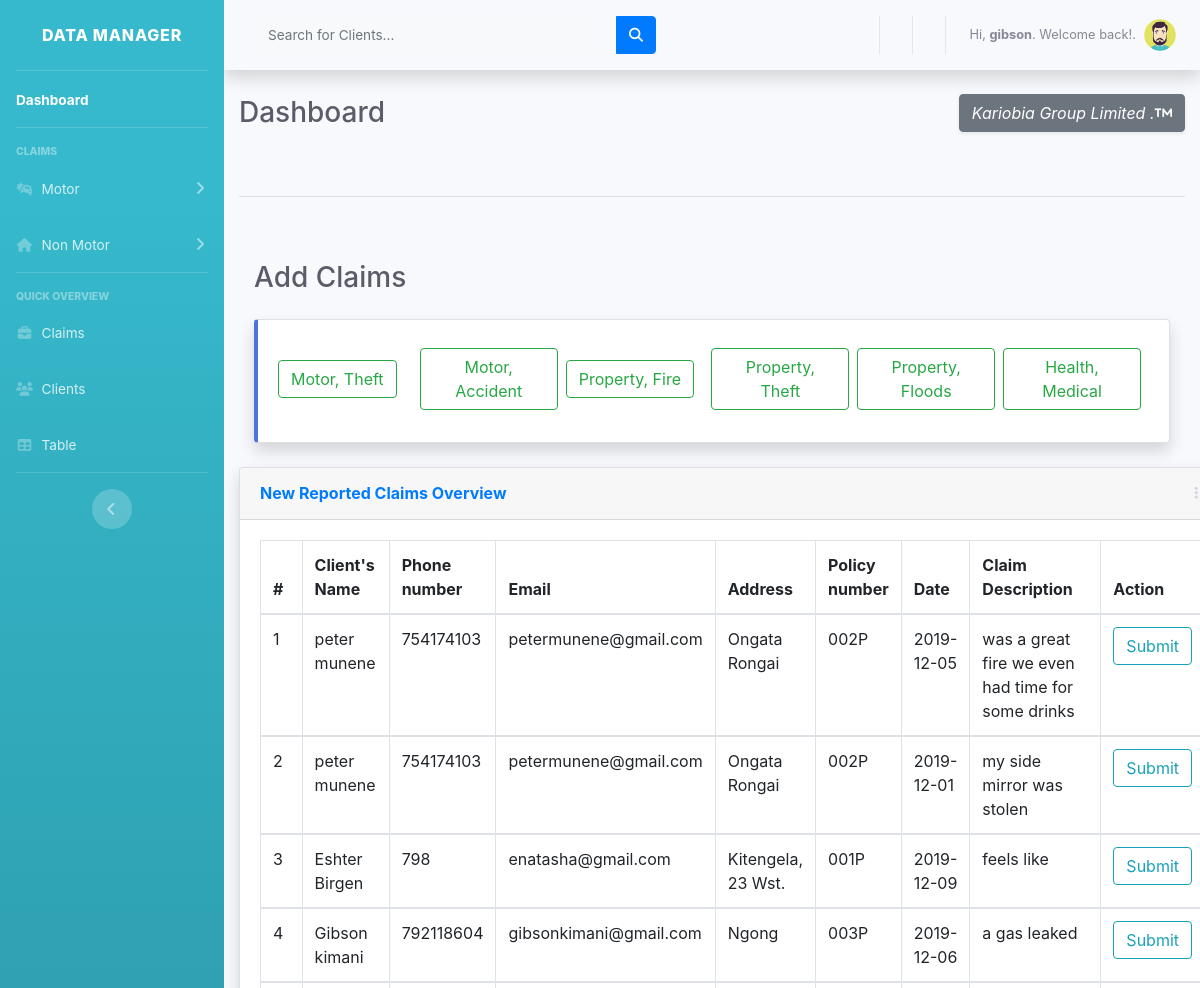
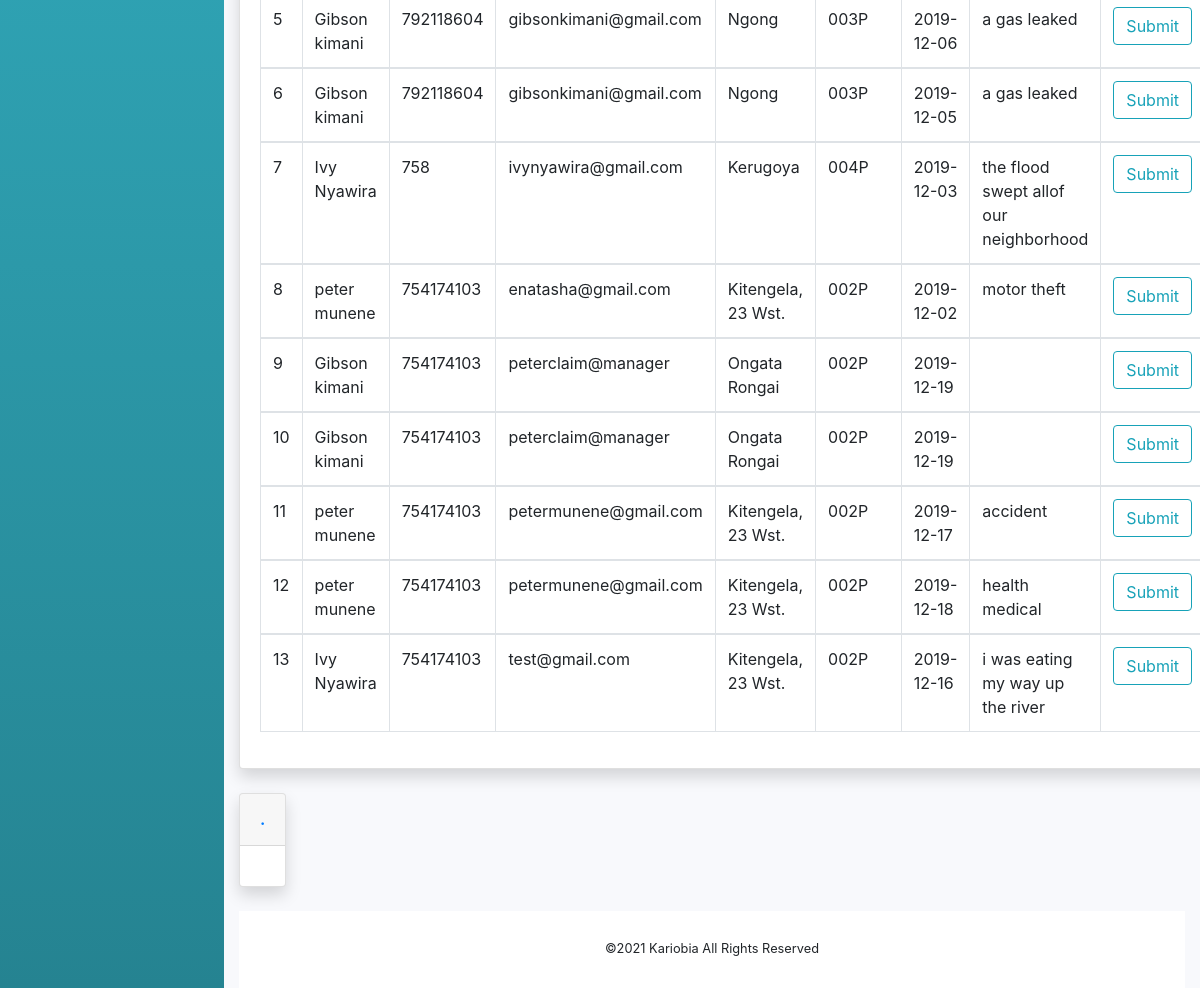
Page /index.php (signed in) on the committed database (2 pictures, top to bottom).
### tables this page shows
CREATE TABLE IF NOT EXISTS `cases` (
  `id` int(100) NOT NULL AUTO_INCREMENT,
  `names` varchar(255) NOT NULL,
  `email` varchar(255) NOT NULL,
  `phone` int(20) NOT NULL,
  `address` varchar(100) NOT NULL,
  `policy_no` varchar(255) NOT NULL,
  `date` varchar(100) NOT NULL,
  `description` varchar(255) NOT NULL,
  PRIMARY KEY (`id`)
);

### index.php (the view, shortened to what this page needs)
<?php
   require "includes/header.php";
   include_once "includes/claims-table.php";
?>
<div class="container-fluid">
    <div class="d-sm-flex align-items-center justify-content-between mb-4">
        <h1 class="h3 mb-0 text-gray-800">Dashboard</h1>
        <a href="#" class="d-none d-sm-inline-block  shadow-sm"><button class="btn btn btn-secondary "><i>Kariobia Group Limited .<i class="fas fa-trademark fa-sm text-white-90"></i></i></button></a>
    </div>
    <br>
    <hr>
    <br>
    <br>
    <div class="container-fluid">
        <div class="d-sm-flex align-items-center justify-content-between mb-4">
            <h1 class="h3 mb-0 text-gray-800">Add Claims</h1>
        </div>
        <div class="row">
            <div class="col-xl-12 col-md-10 mb-4">
                <div class="card border-left-primary shadow h-100 py-2">
                    <div class="card-body">
                        <div class="row no-gutters align-items-center">
                            <div class="col mr-1">
                                <div class="text-xs font-weight-bold text-primary text-uppercase mb-1"><a href="theft-motor.php"> <button class="btn btn-outline-success">Motor, Theft</button></a></div>
                            </div>
                            <div class="col mr-2">
                                <div class="text-xs font-weight-bold text-primary text-uppercase mb-1"><a href="accident.php"> <button class="btn btn-outline-success">Motor, Accident</button></a></div>
                            </div>
                            <div class="col mr-2">
                                <div class="text-xs font-weight-bold text-primary text-uppercase mb-1"><a href="fire-property.php"> <button class="btn btn-outline-success">Property, Fire</button></a></div>
                            </div>
                            <div class="col mr-2">
                                <div class="text-xs font-weight-bold text-primary text-uppercase mb-1"><a href="theft-property.php"> <button class="btn btn-outline-success">Property, Theft</button></a></div>
                            </div>
                            <div class="col mr-2">
                                <div class="text-xs font-weight-bold text-primary text-uppercase mb-1"><a href="floods.php"> <button class="btn btn-outline-success">Property, Floods</button></a></div>
                            </div>
                            <div class="col mr-2">
                                <div class="text-xs font-weight-bold text-primary text-uppercase mb-1"><a href="health.php"> <button class="btn btn-outline-success">Health, Medical</button></a></div>
                            </div>
                        </div>
                    </div>
                </div>
            </div>
            <br>
            <br>
            <div class="row">
                <div class="col-lg-12">
                    <div class="card shadow mb-4">
                        <div class="card-header py-3 d-flex flex-row align-items-center justify-content-between">
                            <h6 class="m-0 font-weight-bold text-primary">New Reported Claims Overview</h6>
                            <div class="dropdown no-arrow">
                                <a class="dropdown-toggle" href="#" role="button" id="dropdownMenuLink" data-toggle="dropdown" aria-haspopup="true" aria-expanded="false">
                                    <i class="fas fa-ellipsis-v fa-sm fa-fw text-gray-400"></i>
                                </a>
                            </div>
                        </div>
                        <?php
                  $sqli = "SELECT * FROM `cases`;";
                  $result = mysqli_query($link, $sqli)
                  ?>
                        <div class="card-body">
                            <table class="table table-bordered table-hover table-reponsive">
                                <thead>
                                    <tr>
                                        <th>#</th>
                                        <th>Client's Name</th>
                                        <th>Phone number</th>
                                        <th>Email</th>
                                        <th>Address</th>
                                        <th>Policy number</th>
                                        <th>Date</th>
                                        <th>Claim Description</th>
                                        <th>Action</th>
                                    </tr>
                                </thead>
                                <?php
                         while($row = mysqli_fetch_assoc($result)){
                       ?>
                                <tbody>
                                    <tr id="row">
                                        <td><?php echo $row['id']?></td>
                                        <td><?php echo $row['names']?></td>
                                        <td><?php echo $row['phone']?></td>
                                        <td><?php echo $row['email']?></td>
                                        <td><?php echo $row['address']?></td>
                                        <td><?php echo $row['policy_no']?></td>
                                        <td><?php echo $row['date']?></td>
                                        <td> <?php echo $row['description']?></td>
                                        <td><a href="#"><button id="submit" class="btn btn-outline-info btn-md ">Submit</button></a></td>
                                    </tr>
                                </tbody>
                                <?php
                               }
                       ?>
                            </table>
                        </div>
                    </div>
                </div>
            </div>
            <div class="row">
                <div class="col-lg-12">
                    <div class="card shadow mb-4">
                        <div class="card-header py-3">
                            <h6 class="m-0 font-weight-bold text-primary">.</h6>
                        </div>
                        <div class="card-body">
                        </div>
                    </div>
                </div>
            </div>
        </div>
    </div>
    <footer class="sticky-footer bg-white">
        <div class="container my-auto">
            <div class="copyright text-center my-auto">
                <span> &copy;<?php echo date("Y");?> Kariobia All Rights Reserved</span>
            </div>
        </div>
    </footer>
</div>
</div>
</body>
</html>

### rows in the picture
cases: id "1", names "peter munene", phone "754174103", email "petermunene@gmail.com", address "Ongata Rongai", policy_no "002P", date "2019-12-05", description "was a great fire we even had time for some drinks"
cases: id "2", names "peter munene", phone "754174103", email "petermunene@gmail.com", address "Ongata Rongai", policy_no "002P", date "2019-12-01", description "my side mirror was stolen"
cases: id "3", names "Eshter Birgen", phone "798", email "enatasha@gmail.com", address "Kitengela, 23 Wst.", policy_no "001P", date "2019-12-09", description "feels like"
cases: id "4", names "Gibson kimani", phone "792118604", email "gibsonkimani@gmail.com", address "Ngong", policy_no "003P", date "2019-12-06", description "a gas leaked"
cases: id "5", names "Gibson kimani", phone "792118604", email "gibsonkimani@gmail.com", address "Ngong", policy_no "003P", date "2019-12-06", description "a gas leaked"
cases: id "6", names "Gibson kimani", phone "792118604", email "gibsonkimani@gmail.com", address "Ngong", policy_no "003P", date "2019-12-05", description "a gas leaked"
cases: id "7", names "Ivy Nyawira", phone "758", email "ivynyawira@gmail.com", address "Kerugoya", policy_no "004P", date "2019-12-03", description "the flood swept allof our neighborhood"
cases: id "8", names "peter munene", phone "754174103", email "enatasha@gmail.com", address "Kitengela, 23 Wst.", policy_no "002P", date "2019-12-02", description "motor theft"
cases: id "9", names "Gibson kimani", phone "754174103", email "peterclaim@manager", address "Ongata Rongai", policy_no "002P", date "2019-12-19"
cases: id "10", names "Gibson kimani", phone "754174103", email "peterclaim@manager", address "Ongata Rongai", policy_no "002P", date "2019-12-19"
cases: id "11", names "peter munene", phone "754174103", email "petermunene@gmail.com", address "Kitengela, 23 Wst.", policy_no "002P", date "2019-12-17", description "accident"
cases: id "12", names "peter munene", phone "754174103", email "petermunene@gmail.com", address "Kitengela, 23 Wst.", policy_no "002P", date "2019-12-18", description "health medical"
cases: id "13", names "Ivy Nyawira", phone "754174103", email "test@gmail.com", address "Kitengela, 23 Wst.", policy_no "002P", date "2019-12-16", description "i was eating my way up the river"

### other values in the picture
$_SESSION["username"] "gibson"
